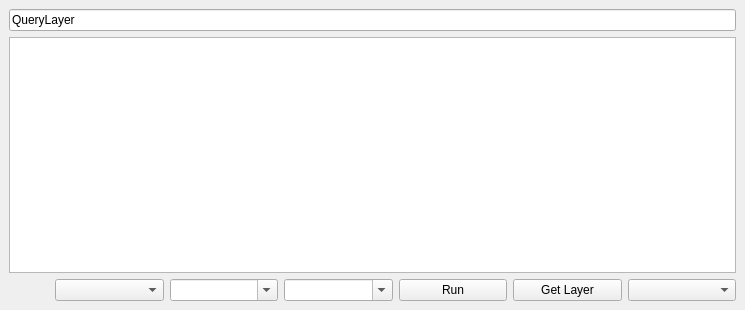
<?xml version="1.0" encoding="UTF-8"?>
<ui version="4.0">
 <class>PostgisQuery</class>
 <widget class="QDockWidget" name="PostgisQuery">
  <property name="geometry">
   <rect>
    <x>0</x>
    <y>0</y>
    <width>745</width>
    <height>310</height>
   </rect>
  </property>
  <property name="windowTitle">
   <string>Query</string>
  </property>
  <widget class="QWidget" name="dockWidgetContents">
   <layout class="QVBoxLayout" name="verticalLayout">
    <item>
     <widget class="QLineEdit" name="txtName">
      <property name="sizePolicy">
       <sizepolicy hsizetype="Expanding" vsizetype="Fixed">
        <horstretch>0</horstretch>
        <verstretch>0</verstretch>
       </sizepolicy>
      </property>
      <property name="toolTip">
       <string>QueryLayer Name</string>
      </property>
      <property name="text">
       <string>QueryLayer</string>
      </property>
     </widget>
    </item>
    <item>
     <widget class="QTextEdit" name="textQuery">
      <property name="sizePolicy">
       <sizepolicy hsizetype="Expanding" vsizetype="Expanding">
        <horstretch>0</horstretch>
        <verstretch>0</verstretch>
       </sizepolicy>
      </property>
      <property name="minimumSize">
       <size>
        <width>30</width>
        <height>30</height>
       </size>
      </property>
     </widget>
    </item>
    <item>
     <layout class="QHBoxLayout" name="horizontalLayout">
      <item>
       <widget class="QPushButton" name="buttonRefreshConnections">
        <property name="sizePolicy">
         <sizepolicy hsizetype="Fixed" vsizetype="Fixed">
          <horstretch>0</horstretch>
          <verstretch>0</verstretch>
         </sizepolicy>
        </property>
        <property name="toolTip">
         <string>Refresh connections</string>
        </property>
        <property name="text">
         <string/>
        </property>
        <property name="flat">
         <bool>true</bool>
        </property>
       </widget>
      </item>
      <item>
       <widget class="QComboBox" name="comboConnections">
        <property name="sizePolicy">
         <sizepolicy hsizetype="Minimum" vsizetype="Fixed">
          <horstretch>0</horstretch>
          <verstretch>0</verstretch>
         </sizepolicy>
        </property>
       </widget>
      </item>
      <item>
       <widget class="QComboBox" name="uniqueCombo">
        <property name="sizePolicy">
         <sizepolicy hsizetype="Minimum" vsizetype="Fixed">
          <horstretch>0</horstretch>
          <verstretch>0</verstretch>
         </sizepolicy>
        </property>
        <property name="editable">
         <bool>true</bool>
        </property>
       </widget>
      </item>
      <item>
       <widget class="QComboBox" name="geomCombo">
        <property name="sizePolicy">
         <sizepolicy hsizetype="Minimum" vsizetype="Fixed">
          <horstretch>0</horstretch>
          <verstretch>0</verstretch>
         </sizepolicy>
        </property>
        <property name="editable">
         <bool>true</bool>
        </property>
       </widget>
      </item>
      <item>
       <widget class="QPushButton" name="buttonRun">
        <property name="text">
         <string>Run</string>
        </property>
        <property name="flat">
         <bool>false</bool>
        </property>
       </widget>
      </item>
      <item>
       <widget class="QPushButton" name="buttonGet">
        <property name="text">
         <string>Get Layer</string>
        </property>
       </widget>
      </item>
      <item>
       <widget class="QComboBox" name="layerCombo"/>
      </item>
     </layout>
    </item>
   </layout>
  </widget>
 </widget>
 <resources/>
 <connections/>
</ui>
